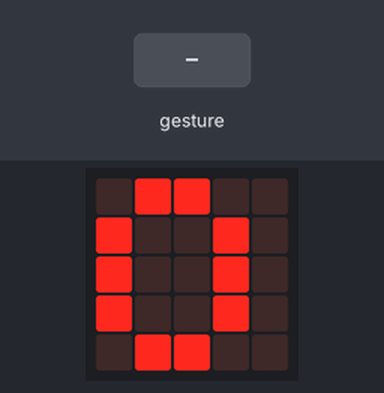
Simulated run of this program. Board: BBC micro:bit (MakeCode). On the bench: the board's 5×5 LED display. Inputs (shaded band) come from the test bench. A tilt is held for 1.5 s and a shake lasts 1 s, then the board lies face up again.

Above: at 1.2 s.
1.3 s: gesture 'shake'
At 1.8 s:
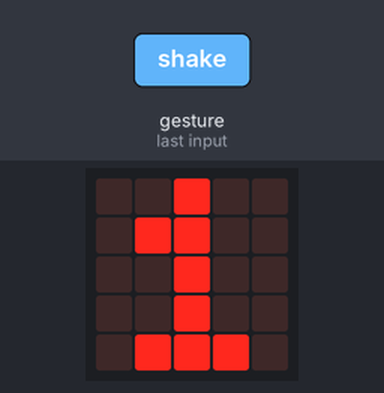
Timing chart, 0 to 4.3 s (numbered marks = the images above; inputs shaded):
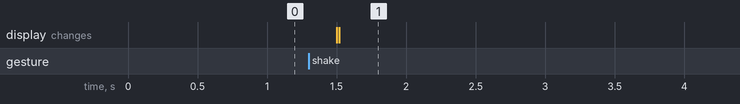

The program:

Ex15.py
```python
def on_gesture_shake():
    global PAS
    PAS += 1
    led.stop_animation()
input.on_gesture(Gesture.SHAKE, on_gesture_shake)

PAS = 0

def on_forever():
    basic.show_number(PAS)
basic.forever(on_forever)
```

Measured:
- after the input at 1.3 s, the display: first changes after 0.20 s (image 1 shows a later state)
